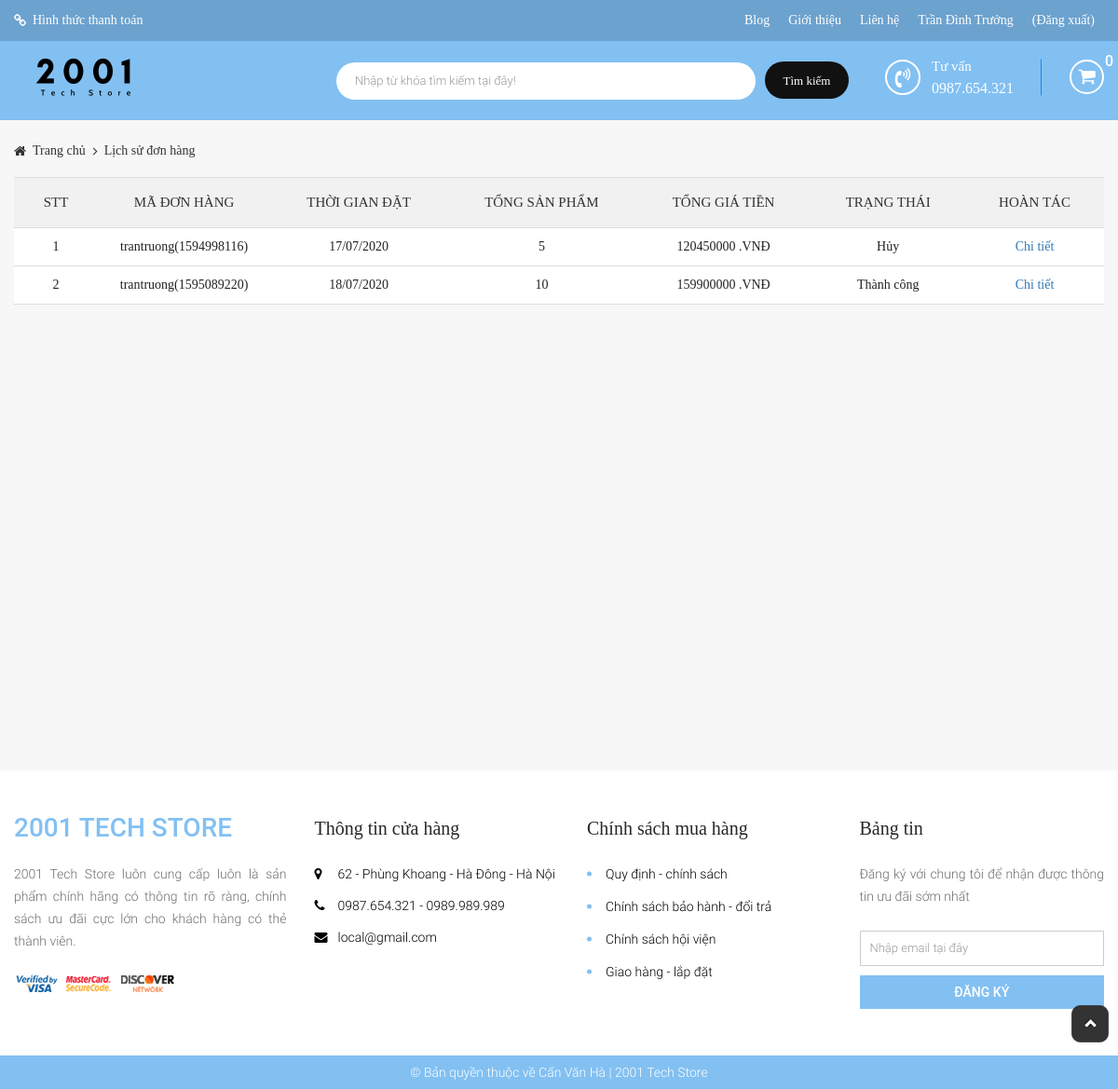
The page /?modules=checkouts&controllers=index&action=story (signed in) on the database its author committed.
### tables this page shows
CREATE TABLE `tbl_order` (
  `id` int(11) NOT NULL,
  `custom_id` int(11) NOT NULL,
  `total_price` float NOT NULL,
  `total_num_product` int(11) NOT NULL,
  `create_date` varchar(255) NOT NULL,
  `note` text NOT NULL,
  `payment_method` varchar(255) NOT NULL,
  `status` enum('Thành công','Chờ xác nhận','Hủy','') NOT NULL,
  `id_cart` int(11) NOT NULL,
  `time` varchar(255) NOT NULL,
  `code` varchar(255) NOT NULL,
  `date_confirm` varchar(255) NOT NULL
);

### libraries/database.php (called while the page is built, shortened)
<?php
function db_query($query_string) {
    global $conn;
    $result = mysqli_query($conn, $query_string);
    return $result;
}
function db_fetch_array($query_string) {
    $result = array();
    $mysqli_result = db_query($query_string);
    while ($row = mysqli_fetch_assoc($mysqli_result)) {
        $result[] = $row;
    }
    return $result;
}

### modules/checkouts/models/indexModel.php (called while the page is built, shortened)
<?php
function getListOrder($id_customer){
	return db_fetch_array("SELECT * FROM `tbl_order` WHERE `custom_id` = '$id_customer'");
}
 ?>

### modules/checkouts/controllers/indexController.php (called while the page is built, shortened)
<?php
function storyAction(){
	$data = array();
	if(!empty($_SESSION['id_customer']))
	$data = getListOrder($_SESSION['id_customer']);
	load_view('story',$data);
}
 ?>

### core/router.php (called while the page is built, shortened)
<?php
$action_name = get_action().'Action';
call_function(array('construct', $action_name));

### core/appload.php (called while the page is built, shortened)
<?php
require CONFIGPATH . DIRECTORY_SEPARATOR . 'database.php';
require LIBPATH . DIRECTORY_SEPARATOR . 'database.php';
require COREPATH . DIRECTORY_SEPARATOR . 'base.php';
require COREPATH . DIRECTORY_SEPARATOR . 'router.php';

### index.php (called while the page is built, shortened)
<?php
require COREPATH.DIRECTORY_SEPARATOR.'appload.php';

### modules/checkouts/views/storyView.php (the view, shortened to what this page needs)
<div id="main-content-wp" class="cart-page" style="padding-bottom: 500px;">
    <div class="section" id="breadcrumb-wp">
        <div class="wp-inner">
            <div class="section-detail">
                <ul class="list-item clearfix">
                    <li>
                        <a href="?page=home" title="">Trang chủ</a>
                    </li>
                    <li>
                        <a href="" title="">Lịch sử đơn hàng</a>
                    </li>
                </ul>
            </div>
        </div>
    </div>
    <div id="wrapper" class="wp-inner clearfix">
        <div class="section" id="info-cart-wp">
            <div class="section-detail table-responsive">
                <table class="table">
                    <thead>
                        <tr>
                            <td>STT</td>
                            <td>Mã đơn hàng</td>
                            <td>Thời gian đặt</td>
                            <td>Tổng sản phẩm</td>
                            <td>Tổng giá tiền</td>
                            <td>Trạng thái</td>
                            <td>Hoàn tác</td>
                        </tr>
                    </thead>
                    <tbody>
                        <?php if(!empty($data)) foreach ($data as $key => $value) {?>
                        <tr>
                            <td><?php echo ($key +1); ?></td>
                            <td><?php echo $value['code']; ?></td>
                            <td><?php echo $value['create_date']; ?></td>
                            <td><?php echo $value['total_num_product']; ?></td>
                            <td><?php echo $value['total_price'].' .VNĐ' ?></td>
                            <td><?php echo $value['status'] ;?></td>
                            <td><a href="?modules=checkouts&controllers=index&action=detailStory&idOrder=<?php echo $value['id']; ?>&code=<?php echo $value['code']; ?>" title="" class="name-product">Chi tiết</a></td>
                           <?php }; ?>
                        </tr>
                    </tbody>
                </table>
            </div>
        </div>
    </div>
</div>

### core/base.php (shortened to what this page needs)
<?php
function get_module() {
    global $config;
    $module = isset($_GET['modules']) ? $_GET['modules'] : $config['default_module'];
    return $module;
}
function call_function($list_function = array()) {
    if (is_array($list_function)) {
        foreach ($list_function as $f) {
            if (function_exists($f())) {
                $f();
            }
        }
    }
}
function load_view($name, $data_send = array()) {
    $data = $data_send;
    $path = MODULESPATH . DIRECTORY_SEPARATOR . get_module() . DIRECTORY_SEPARATOR . 'views' . DIRECTORY_SEPARATOR . $name . 'View.php';
    if (file_exists($path)) {
        require $path;
    } else {
        echo "Không tìm thấy {$path}";
    }
}
function get_header($name = '') {
    global $data;
    if (empty($name)) {
        $name = 'header';
    } else {
        $name = "header-{$name}";
    }
    $path = LAYOUTPATH . DIRECTORY_SEPARATOR . $name . '.php';
    if (file_exists($path)) {
        if (is_array($data)) {
            foreach ($data as $key => $a) {
                $$key = $a;
            }
        }
        require $path;
    } else {
        echo "Không tìm thấy {$path}";
    }
}
function get_footer($name = '') {
    global $data;
    if (empty($name)) {
        $name = 'footer';
    } else {
        $name = "footer-{$name}";
    }
    $path = LAYOUTPATH . DIRECTORY_SEPARATOR . $name . '.php';
    if (file_exists($path)) {
        if (is_array($data)) {
            foreach ($data as $key => $a) {
                $$key = $a;
            }
        }
        require $path;
    } else {
        echo "Không tìm thấy {$path}";
    }
}
?>

### public/css/import/global.css (style rules this page uses)
body { font-family: 'Roboto Regular'; font-size: 14px; line-height: normal; color: #272727; line-height: 24px; }
.wp-inner { width: 1170px; margin: 0px auto; }
ul li { list-style: none!important; }
a { text-decoration: none!important; }
.table-responsive { overflow-x: inherit; }

### public/css/import/home.css (style rules this page uses)
#main-content-wp { background: #f7f7f7; padding-top: 25px; padding-bottom: 75px; }

### public/css/import/category_product.css (style rules this page uses)
#breadcrumb-wp { margin-bottom: 20px; }
#breadcrumb-wp .list-item li { float: left; }
#breadcrumb-wp .list-item li a { position: relative; display: block; color: #333; padding-left: 20px; line-height: normal; }
#breadcrumb-wp .list-item li:first-child a:before { position: absolute; content: '\f015'; font-family: 'FontAwesome'; top: 1px; left: 0; line-height: normal; }
#breadcrumb-wp .list-item li:nth-child(n+2) a:before { position: absolute; content: '\f105'; font-family: 'FontAwesome'; top: 1px; left: 8px; line-height: normal; }

### public/css/import/cart.css (style rules this page uses)
.table { margin-bottom: 0!important; }
.table thead { border-top: 1px solid #ddd; }
.table tbody { background: #fff; }
.cart-page { font-family: 'Roboto Regular'; }
#info-cart-wp table tr td { display: table-cell; vertical-align: middle; text-align: center; }
#info-cart-wp table thead tr td { font-size: 15px; line-height: normal; text-transform: uppercase; padding: 18px 25px; color: #333; background: #f1f1f1; border: 0; }
#info-cart-wp table tbody tr td { color: #222; padding: 10px 0px; }
.table>tbody>tr>th, .table>tbody>tr>td { border-bottom: 1px solid #ddd; }

### rows shown on the page
tbl_order: code "trantruong(1594998116)", create_date "17/07/2020", total_num_product "5", total_price "120450000", status "Hủy"
tbl_order: code "trantruong(1595089220)", create_date "18/07/2020", total_num_product "10", total_price "159900000", status "Thành công"
